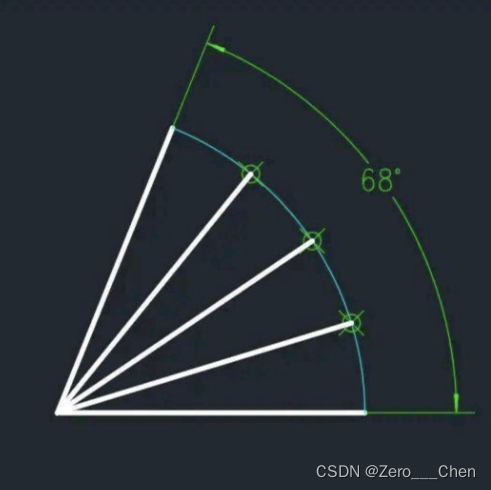
//> input picture 28_OpenCV_AngleMeasurement/data/test.jpeg, 491 x 490 px
$ ./main   (built with g++ and OpenCV 4)
//> lines starting //> are read from the running program, lines starting //| are printed output that depends on the picture; after the words box and inside, x2 and y2 are one past the last pixel; in counts of white or black regions, pixels touching at a corner belong together
#include<iostream>
#include<opencv2/opencv.hpp>
#include<math.h>
using namespace std;
using namespace cv;

Point2f point(-1, -1);//初始化鼠标点击坐标
vector<Point2f>myPoints;//将鼠标点击到的坐标存入vector，作为全局变量
int clickcount = 0;//记录鼠标点击次数

//利用鼠标响应事件进行取点
void DrawCircle(int event, int x, int y, int flags, void* userdata)
{
	//鼠标左键点击，记录并绘制圆点
	/*
		鼠标点击三点确定一个角度。第一个点：即为需要测量角度所在位置点（中心点）；第二、三个点：确定角度
	*/

	Mat canvas = *((Mat*)userdata);  //传入图像

	if (event == EVENT_LBUTTONDOWN)
	{
		if (x > 0 && y > 0)
		{
			point.x = x;  //当鼠标左键点击时，记录鼠标点击位置
			point.y = y;
		}
	}
	if (event == EVENT_LBUTTONUP)
	{
		//当鼠标左键抬起时，保存鼠标点击坐标位置
		clickcount++; //点击次数+1
		myPoints.push_back(point);
		circle(canvas, point, 5, Scalar(0, 0, 255), -1);//绘制点
		putText(canvas, to_string(clickcount), Point(point.x-10,point.y-10), FONT_HERSHEY_SIMPLEX, 1, Scalar(0, 0, 255), 3);
		imshow("Demo", canvas);

	}
}


//计算直线斜率
// [65 lines left out: functions gradient, getAngle, DrawArc, not called in this run]


int main()
{
	Mat src = imread("data/test.jpeg");
//> src is the input picture: 490 rows x 491 cols, CV_8UC3; mean B, G, R 55.2, 48.6, 41.2
	if (src.empty())
	{
		cout << "can not read the image..." << endl;
		system("pause");
		return-1;
	}

	while (true)
	{
		imshow("Demo", src);
		namedWindow("Demo", WINDOW_AUTOSIZE);

		setMouseCallback("Demo", DrawCircle, &src);

		if (clickcount == 3)
		{
			Point2f ArcCenter, StartPoint, EndPoint;

			double Angle = getAngle(myPoints, ArcCenter, StartPoint, EndPoint);

			DrawArc(src, ArcCenter, StartPoint, EndPoint, Angle);

			myPoints.clear();//当完成一次测量后，重置数据
			clickcount = 0;
		}

		char key = waitKey(1);
//> the left mouse button is pressed and released at (122, 122)
//> in DrawCircle (call 2), `circle(canvas, point, 5, Scalar(0, 0, 255), -1);`: canvas: 490 rows x 491 cols, CV_8UC3; 81 pixels changed, all inside (x1, y1, x2, y2) = (117, 117, 128, 128)
//> the left mouse button is pressed and released at (368, 122)
//> call 4 of DrawCircle, with event = 4, x = 368, y = 122, flags = 0
//> in DrawCircle (call 4), `circle(canvas, point, 5, Scalar(0, 0, 255), -1);`:
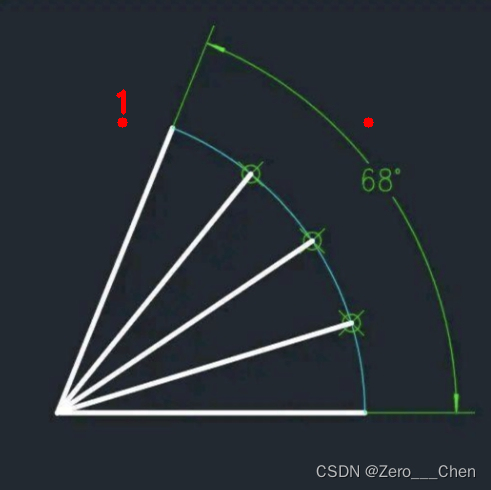
//> canvas: 490 rows x 491 cols, CV_8UC3; mean B, G, R 55.1, 48.5, 41.5
//> the left mouse button is pressed and released at (368, 367)
//> in DrawCircle (call 6), `circle(canvas, point, 5, Scalar(0, 0, 255), -1);`:
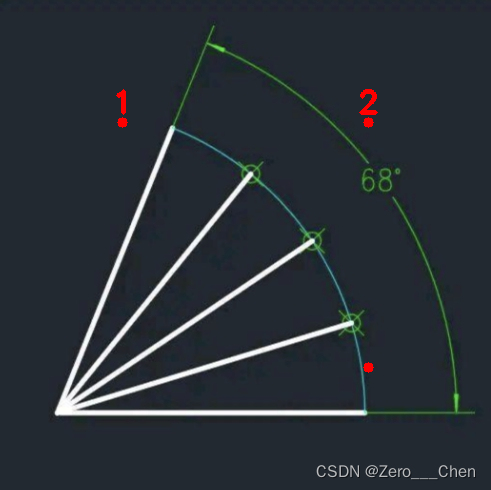
//> canvas: 490 rows x 491 cols, CV_8UC3; mean B, G, R 55.1, 48.5, 41.8
//> the left mouse button is pressed and released at (122, 367)
//> in DrawCircle (call 8), `circle(canvas, point, 5, Scalar(0, 0, 255), -1);`:
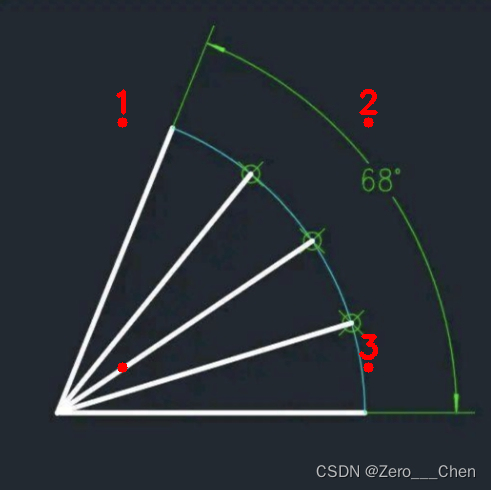
//> canvas: 490 rows x 491 cols, CV_8UC3; mean B, G, R 55, 48.4, 42.1
//> the Esc key is pressed
		if (key == 'c')
		{
			//按c键则重新加载图像
			src = imread("src.jpg");
		}
		else if (key == 27)
		{
			//按esc键退出程序
			break;
		}
	}

	destroyAllWindows();
	system("pause");
	return 0;
}
